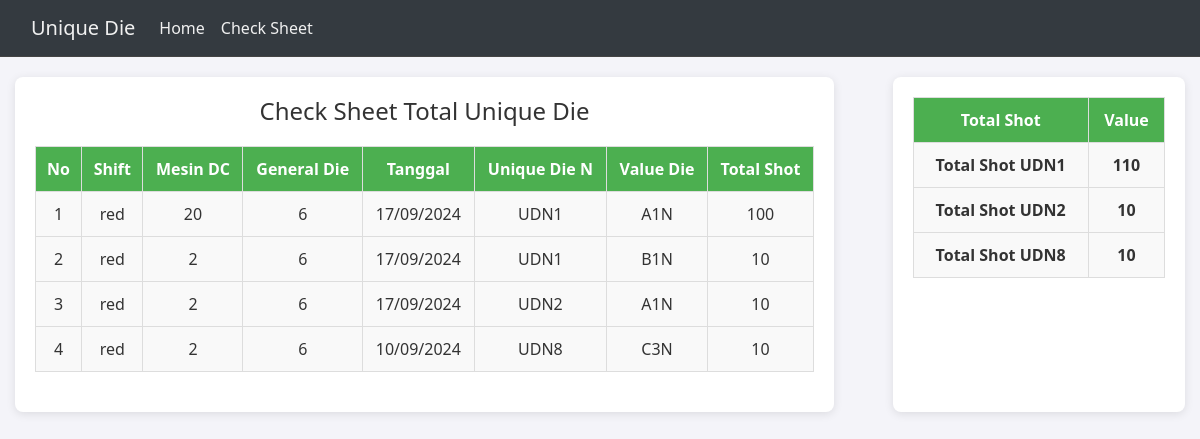
Screenshot of /CheckSheet/index.php with the database file from the repository.
### tables this page shows
CREATE TABLE `unique_die_shots` (
  `id` int(11) NOT NULL,
  `shift` varchar(50) DEFAULT NULL,
  `mesin_dc` varchar(50) DEFAULT NULL,
  `general_die` varchar(50) DEFAULT NULL,
  `tanggal` date DEFAULT NULL,
  `unique_die` varchar(50) DEFAULT NULL,
  `value_die` varchar(100) DEFAULT NULL,
  `total_shot` int(11) DEFAULT NULL
);

### CheckSheet/index.php (the view, shortened to what this page needs)
<?php
$servername = "localhost";
$username = "root";
$password = "";
$dbname = "monitoring_die";
$conn = new mysqli($servername, $username, $password, $dbname);
$sql = "SELECT shift, mesin_dc, general_die, tanggal, unique_die, value_die, total_shot FROM unique_die_shots ORDER BY unique_die, value_die ASC";
$result = $conn->query($sql);
$unique_die_totals = array();
echo '
<!DOCTYPE html>
<html lang="en">
<head>
      <link href="https://stackpath.bootstrapcdn.com/bootstrap/4.5.2/css/bootstrap.min.css" rel="stylesheet">
</head>
<body>
  <nav class="navbar navbar-expand-lg navbar-dark bg-dark">
    <div class="container-fluid">
      <a class="navbar-brand" href="../index.html">Unique Die</a>
      <div class="collapse navbar-collapse" id="navbarNav">
        <ul class="navbar-nav">
          <li class="nav-item">
            <a class="nav-link active" href="../index.html">Home</a>
          </li>
          <li class="nav-item">
            <a class="nav-link" href="../CheckSheet/index.php">Check Sheet</a>
          </li>
        </ul>
      </div>
    </div>
  </nav>
<div class="container">
    <div class="left-table">
        <h1>Check Sheet Total Unique Die</h1>
        <table>
            <thead>
                <tr>
                    <th>No</th>
                    <th>Shift</th>
                    <th>Mesin DC</th>
                    <th>General Die</th>
                    <th>Tanggal</th>
                    <th>Unique Die N</th>
                    <th>Value Die</th>
                    <th>Total Shot</th>
                </tr>
            </thead>
            <tbody>';
$no = 1;
if ($result->num_rows > 0) {
    while ($row = $result->fetch_assoc()) {
        echo '
        <tr>
            <td>' . $no++ . '</td>
            <td>' . $row["shift"] . '</td>
            <td>' . $row["mesin_dc"] . '</td>
            <td>' . $row["general_die"] . '</td>
            <td>' . date("d/m/Y", strtotime($row["tanggal"])) . '</td>
            <td>' . $row["unique_die"] . '</td>
            <td>' . $row["value_die"] . '</td>
            <td>' . $row["total_shot"] . '</td>
        </tr>';
        if (isset($unique_die_totals[$row["unique_die"]])) {
            $unique_die_totals[$row["unique_die"]] += $row["total_shot"];
        } else {
            $unique_die_totals[$row["unique_die"]] = $row["total_shot"];
        }
    }
} else {
    echo '<tr><td colspan="8">No data available</td></tr>';
}
echo '
            </tbody>
        </table>
    </div>';
echo '
    <div class="right-table">
        <table class="summary-table">
            <thead>
                <tr>
                    <th>Total Shot</th>
                    <th>Value</th>
                </tr>
            </thead>
            <tbody>';
ksort($unique_die_totals);
foreach ($unique_die_totals as $unique_die => $total_shot) {
    echo '
    <tr>
        <td>Total Shot ' . $unique_die . '</td>
        <td>' . $total_shot . '</td>
    </tr>';
}
echo '
            </tbody>
        </table>
    </div>
</div>
</body>
</html>';

### CheckSheet/index.php (style rules this page uses)
body { font-family: "Segoe UI", Tahoma, Geneva, Verdana, sans-serif; background-color: #f4f4f9; color: #333; }
.navbar { background: rgba(0, 0, 0, 0.8); border-bottom: 1px solid #444; }
.navbar-brand, .nav-link { color: #f0f0f0 !important; }
.container { display: flex; justify-content: space-between; margin: 20px auto; max-width: 1200px; }
.left-table, .right-table { background-color: #fff; border-radius: 8px; box-shadow: 0 2px 10px rgba(0, 0, 0, 0.1); overflow: hidden; padding: 20px; }
.left-table { width: 70%; }
.right-table { width: 25%; margin-left: 20px; }
table { width: 100%; border-collapse: collapse; margin-bottom: 20px; }
th, td { border: 1px solid #ddd; padding: 10px; text-align: center; }
th { background-color: #4CAF50; color: white; }
td { background-color: #f9f9f9; }
h1 { text-align: center; color: #333; font-size: 24px; margin-bottom: 20px; }
.summary-table th { background-color: #4CAF50; color: white; }
.summary-table td { background-color: #f9f9f9; font-weight: bold; }

### rows the page displays
unique_die_shots: shift "red", mesin_dc "20", general_die "6", tanggal "17/09/2024", unique_die "UDN1", value_die "A1N", total_shot "100"
unique_die_shots: shift "red", mesin_dc "2", general_die "6", tanggal "17/09/2024", unique_die "UDN1", value_die "B1N", total_shot "10"
unique_die_shots: shift "red", mesin_dc "2", general_die "6", tanggal "17/09/2024", unique_die "UDN2", value_die "A1N", total_shot "10"
unique_die_shots: shift "red", mesin_dc "2", general_die "6", tanggal "10/09/2024", unique_die "UDN8", value_die "C3N", total_shot "10"

### other values shown
$unique_die "UDN1"
$total_shot "110"
$unique_die "UDN2"
$total_shot "10"
$unique_die "UDN8"
